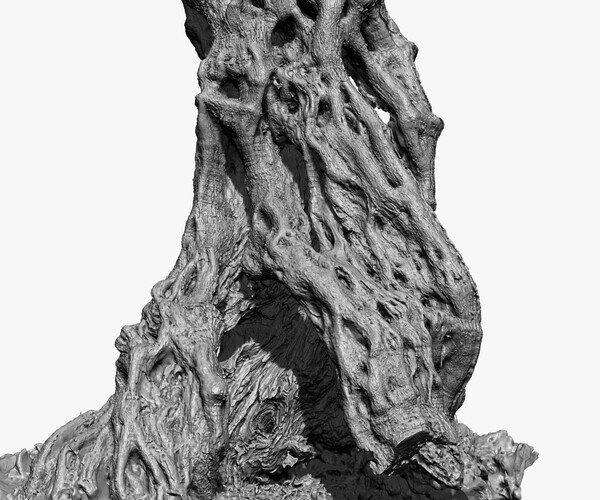
#> input picture ExampleImages/OliveTree_01.jpg, 600 x 500 px
$ python contour.py --input ExampleImages/OliveTree_01.jpg
#> lines starting #> are read from the running program, lines starting #| are printed output that depends on the picture; after the words box and inside, x2 and y2 are one past the last pixel; in counts of white or black regions, pixels touching at a corner belong together
import numpy as np
import cv2
import imutils
import os
from argparse import ArgumentParser

parser = ArgumentParser()
parser.add_argument("--input", type=str)
parser.add_argument("--min", type=int)
parser.add_argument("--max", type=int)
parser.add_argument("--thickness", type=int)
options = parser.parse_args()

if options.input:
    print("input: {}".format(options.input))
    I = options.input
else:
    print("NO INPUT IMAGE GIVEN")

if options.min:
    print("min: {}".format(options.min))
    MIN = options.min
else:
    MIN = 220

if options.max:
    print("max: {}".format(options.max))
    MAX = options.max
else:
    MAX = 240

if options.thickness:
    print("thickness: {}".format(options.thickness))
    THICKNESS = options.thickness
else:
    THICKNESS = 2

if I:
    # OPENCV METHODS BELOW ---------------------------------------

    # load the two input images
    img = cv2.imread(I)
#> img is the input picture: shape (500, 600, 3); min 0, max 255, mean 174.9
    gray = cv2.cvtColor(img, cv2.COLOR_BGR2GRAY)
    thresh = cv2.threshold(gray, MIN, MAX, cv2.THRESH_BINARY_INV)[1]
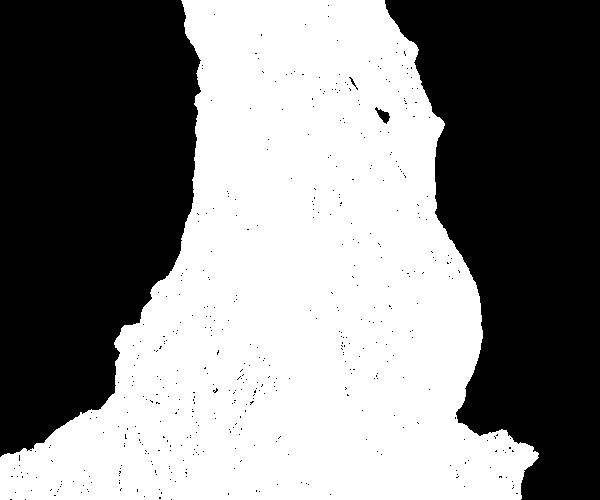
#> thresh: shape (500, 600); values 0 (black) and 240 (white), 51.9% white; 458 black regions (454 under 20 px)

    cnts = cv2.findContours(thresh.copy(), cv2.RETR_EXTERNAL, cv2.CHAIN_APPROX_SIMPLE)
#> cnts = 1 contour; box (x1, y1, x2, y2) and area: (0, 0, 539, 500) 155548
    cnts = imutils.grab_contours(cnts)
    c = max(cnts, key=cv2.contourArea)
#> c = contour of 608 points, box (x1, y1, x2, y2) (0, 0, 539, 500), area 155548

    output = img.copy()
    cv2.drawContours(output, [c], -1, (0, 255, 0), THICKNESS)
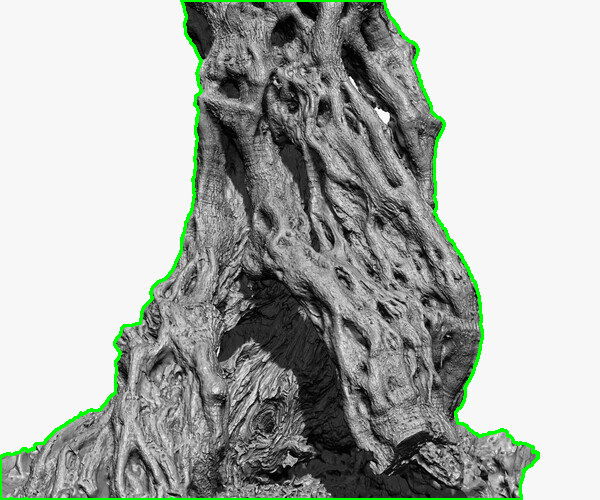
#> output: shape (500, 600, 3); 1.91% of pixels changed, all inside (x1, y1, x2, y2) = (0, 0, 540, 500)
    (x, y, w, h) = cv2.boundingRect(c)
#> x = 0; y = 0; w = 539; h = 500

    head,tail = os.path.split(I)
    cv2.imwrite(head+'Contour'+tail,output)

    # OPENCV METHODS ABOVE ---------------------------------------
